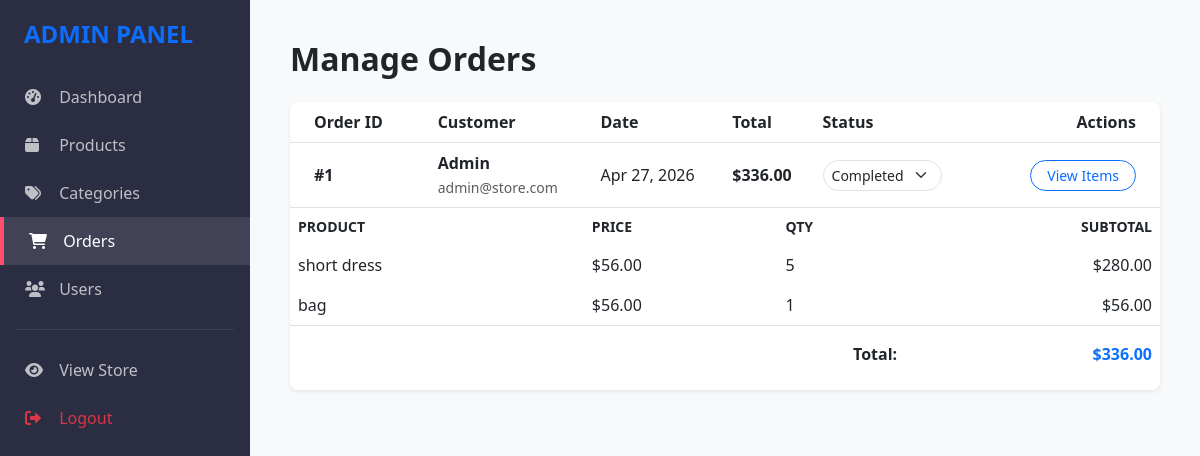
The app's page /admin/manage-orders.php (signed in) with its own data.
### tables this page shows
CREATE TABLE `orders` (
  `id` int(11) NOT NULL,
  `user_id` int(11) NOT NULL,
  `total_price` decimal(10,2) NOT NULL,
  `status` enum('pending','completed','cancelled') DEFAULT 'pending',
  `created_at` timestamp NOT NULL DEFAULT current_timestamp()
);

CREATE TABLE `users` (
  `id` int(11) NOT NULL,
  `name` varchar(255) NOT NULL,
  `email` varchar(255) NOT NULL,
  `password` varchar(255) NOT NULL,
  `role` enum('customer','admin') DEFAULT 'customer',
  `created_at` timestamp NOT NULL DEFAULT current_timestamp()
);

CREATE TABLE `order_items` (
  `id` int(11) NOT NULL,
  `order_id` int(11) NOT NULL,
  `product_id` int(11) NOT NULL,
  `quantity` int(11) NOT NULL,
  `price` decimal(10,2) NOT NULL
);

CREATE TABLE `products` (
  `id` int(11) NOT NULL,
  `name` varchar(255) NOT NULL,
  `price` decimal(10,2) NOT NULL,
  `description` text DEFAULT NULL,
  `image` varchar(255) DEFAULT NULL,
  `category_id` int(11) DEFAULT NULL,
  `created_at` timestamp NOT NULL DEFAULT current_timestamp()
);

### admin/manage-orders.php (the view, shortened to what this page needs)
<?php
include 'includes/header.php';
$orders = $pdo->query("SELECT o.*, u.name as user_name, u.email as user_email FROM orders o JOIN users u ON o.user_id = u.id ORDER BY o.created_at DESC")->fetchAll();
?>
<h2 class="fw-bold mb-4">Manage Orders</h2>
<div class="card border-0 shadow-sm rounded-3 overflow-hidden">
    <div class="table-responsive">
        <table class="table table-hover align-middle mb-0">
            <thead class="bg-light">
                <tr>
                    <th class="px-4">Order ID</th>
                    <th>Customer</th>
                    <th>Date</th>
                    <th>Total</th>
                    <th>Status</th>
                    <th class="px-4 text-end">Actions</th>
                </tr>
            </thead>
            <tbody>
                <?php foreach ($orders as $o): ?>
                    <tr>
                        <td class="px-4 fw-bold">#<?php echo $o['id']; ?></td>
                        <td>
                            <div class="fw-bold"><?php echo $o['user_name']; ?></div>
                            <small class="text-muted"><?php echo $o['user_email']; ?></small>
                        </td>
                        <td><?php echo date('M d, Y', strtotime($o['created_at'])); ?></td>
                        <td class="fw-bold">$<?php echo number_format($o['total_price'], 2); ?></td>
                        <td>
                            <form action="manage-orders.php" method="POST" class="d-inline">
                                <select name="status" class="form-select form-select-sm rounded-pill d-inline-block w-auto" onchange="this.form.submit()">
                                    <option value="completed" <?php echo $o['status'] == 'completed' ? 'selected' : ''; ?>>Completed</option>
                                </select>
                            </form>
                        </td>
                        <td class="px-4 text-end">
                            <button class="btn btn-sm btn-outline-primary rounded-pill px-3" data-bs-toggle="modal" data-bs-target="#orderModal<?php echo $o['id']; ?>">
                                View Items
                            </button>
                        </td>
                    </tr>
                    <div class="modal fade" id="orderModal<?php echo $o['id']; ?>" tabindex="-1">
                        <div class="modal-dialog modal-lg">
                            <div class="modal-content border-0 shadow">
                                <div class="modal-body p-4">
                                    <?php
                                    $item_stmt = $pdo->prepare("SELECT oi.*, p.name FROM order_items oi JOIN products p ON oi.product_id = p.id WHERE oi.order_id = ?");
                                    $item_stmt->execute([$o['id']]);
                                    $items = $item_stmt->fetchAll();
                                    ?>
                                    <div class="table-responsive">
                                        <table class="table table-borderless">
                                            <thead>
                                                <tr class="text-muted small text-uppercase">
                                                    <th>Product</th>
                                                    <th>Price</th>
                                                    <th>Qty</th>
                                                    <th class="text-end">Subtotal</th>
                                                </tr>
                                            </thead>
                                            <tbody>
                                                <?php foreach ($items as $item): ?>
                                                    <tr>
                                                        <td><?php echo $item['name']; ?></td>
                                                        <td>$<?php echo number_format($item['price'], 2); ?></td>
                                                        <td><?php echo $item['quantity']; ?></td>
                                                        <td class="text-end">$<?php echo number_format($item['price'] * $item['quantity'], 2); ?></td>
                                                    </tr>
                                                <?php endforeach; ?>
                                            </tbody>
                                            <tfoot>
                                                <tr class="border-top">
                                                    <td colspan="3" class="text-end fw-bold pt-3">Total:</td>
                                                    <td class="text-end fw-bold text-primary pt-3">$<?php echo number_format($o['total_price'], 2); ?></td>
                                                </tr>
                                            </tfoot>
                                        </table>
                                    </div>
                                </div>
                            </div>
                        </div>
                    </div>
                <?php endforeach; ?>
            </tbody>
        </table>
    </div>
</div>
<?php include 'includes/footer.php'; ?>

### admin/includes/header.php (style rules this page uses)
:root { --primary-color: #ff4d6d; --sidebar-width: 250px; }
body { background-color: #f8f9fa; }

### records on screen
orders: id "1", user.name "Admin", user.email "admin@store.com", created_at "Apr 27, 2026", total_price "336.00", status "Completed"
order_items: product.name "short dress", price "56.00", quantity "5", $item['price'] * $item['quantity'] "280.00"
order_items: product.name "bag", price "56.00", quantity "1", $item['price']*$item['quantity'] "56.00"
